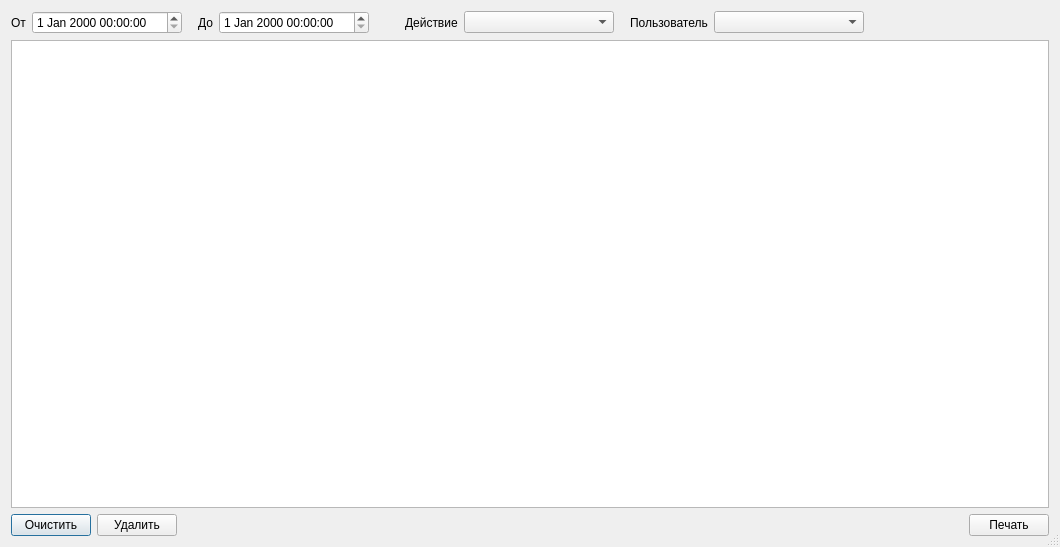
<?xml version="1.0" encoding="UTF-8"?>
<ui version="4.0">
 <class>LogsWindow</class>
 <widget class="QDialog" name="LogsWindow">
  <property name="geometry">
   <rect>
    <x>0</x>
    <y>0</y>
    <width>1060</width>
    <height>547</height>
   </rect>
  </property>
  <property name="minimumSize">
   <size>
    <width>0</width>
    <height>400</height>
   </size>
  </property>
  <property name="windowTitle">
   <string>IESAA | Журнал</string>
  </property>
  <property name="sizeGripEnabled">
   <bool>true</bool>
  </property>
  <layout class="QVBoxLayout" name="verticalLayout">
   <item>
    <layout class="QHBoxLayout" name="horizontalLayout">
     <item>
      <widget class="QLabel" name="label">
       <property name="text">
        <string>От</string>
       </property>
      </widget>
     </item>
     <item>
      <widget class="QDateTimeEdit" name="dateTimeEdit">
       <property name="minimumSize">
        <size>
         <width>150</width>
         <height>0</height>
        </size>
       </property>
      </widget>
     </item>
     <item>
      <spacer name="horizontalSpacer">
       <property name="orientation">
        <enum>Qt::Horizontal</enum>
       </property>
       <property name="sizeType">
        <enum>QSizePolicy::Maximum</enum>
       </property>
       <property name="sizeHint" stdset="0">
        <size>
         <width>10</width>
         <height>20</height>
        </size>
       </property>
      </spacer>
     </item>
     <item>
      <widget class="QLabel" name="label_2">
       <property name="text">
        <string>До</string>
       </property>
      </widget>
     </item>
     <item>
      <widget class="QDateTimeEdit" name="dateTimeEdit_2">
       <property name="minimumSize">
        <size>
         <width>150</width>
         <height>0</height>
        </size>
       </property>
      </widget>
     </item>
     <item>
      <spacer name="horizontalSpacer_3">
       <property name="orientation">
        <enum>Qt::Horizontal</enum>
       </property>
       <property name="sizeType">
        <enum>QSizePolicy::Maximum</enum>
       </property>
       <property name="sizeHint" stdset="0">
        <size>
         <width>30</width>
         <height>20</height>
        </size>
       </property>
      </spacer>
     </item>
     <item>
      <widget class="QLabel" name="label_3">
       <property name="text">
        <string>Действие</string>
       </property>
      </widget>
     </item>
     <item>
      <widget class="QComboBox" name="comboBox">
       <property name="minimumSize">
        <size>
         <width>150</width>
         <height>0</height>
        </size>
       </property>
      </widget>
     </item>
     <item>
      <spacer name="horizontalSpacer_5">
       <property name="orientation">
        <enum>Qt::Horizontal</enum>
       </property>
       <property name="sizeType">
        <enum>QSizePolicy::Maximum</enum>
       </property>
       <property name="sizeHint" stdset="0">
        <size>
         <width>10</width>
         <height>20</height>
        </size>
       </property>
      </spacer>
     </item>
     <item>
      <widget class="QLabel" name="label_4">
       <property name="text">
        <string>Пользователь</string>
       </property>
      </widget>
     </item>
     <item>
      <widget class="QComboBox" name="comboBox_2">
       <property name="minimumSize">
        <size>
         <width>150</width>
         <height>0</height>
        </size>
       </property>
      </widget>
     </item>
     <item>
      <spacer name="horizontalSpacer_2">
       <property name="orientation">
        <enum>Qt::Horizontal</enum>
       </property>
       <property name="sizeHint" stdset="0">
        <size>
         <width>40</width>
         <height>20</height>
        </size>
       </property>
      </spacer>
     </item>
    </layout>
   </item>
   <item>
    <widget class="QTableWidget" name="tableWidget"/>
   </item>
   <item>
    <layout class="QHBoxLayout" name="horizontalLayout_2">
     <item>
      <widget class="QPushButton" name="pushButton">
       <property name="text">
        <string>Очистить</string>
       </property>
      </widget>
     </item>
     <item>
      <widget class="QPushButton" name="pushButton_2">
       <property name="text">
        <string>Удалить</string>
       </property>
      </widget>
     </item>
     <item>
      <spacer name="horizontalSpacer_4">
       <property name="orientation">
        <enum>Qt::Horizontal</enum>
       </property>
       <property name="sizeHint" stdset="0">
        <size>
         <width>40</width>
         <height>20</height>
        </size>
       </property>
      </spacer>
     </item>
     <item>
      <widget class="QPushButton" name="pushButton_3">
       <property name="text">
        <string>Печать</string>
       </property>
      </widget>
     </item>
    </layout>
   </item>
  </layout>
 </widget>
 <resources/>
 <connections/>
</ui>
